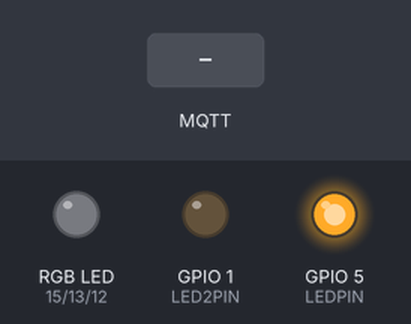
Simulated run of this sketch. Board: ESP8266 (NodeMCU). Shown: an RGB LED mixed from three pins (HIGH = lit), output pins drawn as LEDs (lit = HIGH). The inputs (shaded band) are chosen by the test bench. Dim RGB values are drawn brighter than linear; WiFi joins after 1.5 s; servers stay silent unless stated; storage starts empty; no MQTT or app messages arrive unless stated; the modem accepts every AT command (registered, SIM ready, sends succeed) and sends nothing else.

Above: at 2.7 s.
2.8 s: MQTT message "5" arrives on the first subscribed topic
At 2.96 s:
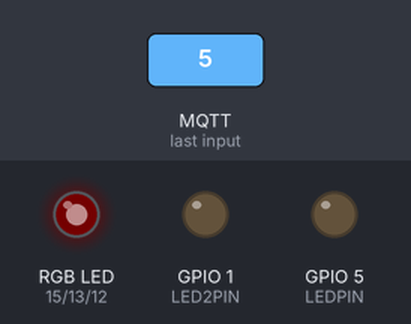
4.9 s: MQTT message "on" arrives on the first subscribed topic
At 5.5 s:
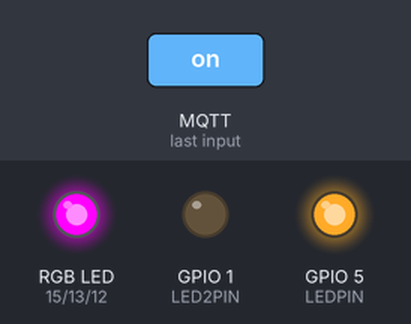
6.6 s: MQTT message "90" arrives on the first subscribed topic
At 8.1 s:
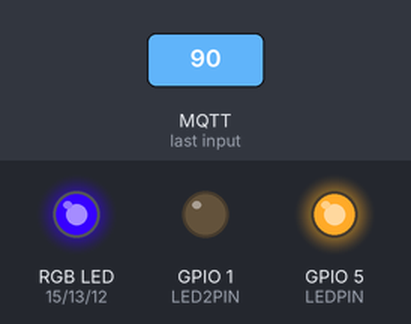
8.3 s: MQTT message "off" arrives on the first subscribed topic
At 10.0 s:
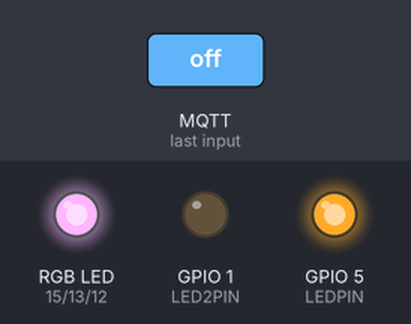
10.7 s: MQTT message "off" arrives on the first subscribed topic
Timing chart, 0 to 13.4 s (numbered marks = the images above; inputs shaded):
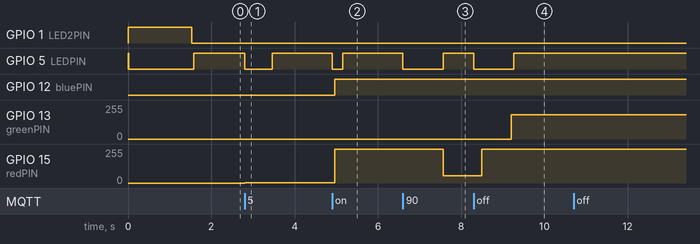

The sketch:

mqtt_withparms_RGB.ino
```cpp
/*
 * This bespoke "hack" code is for the H801 (LIXADA) control module.
 * The H801 module is based on an ESP8266 and can drive a RGB LED strip of lights.
 * - This code responds to MQTT messages of the form ffffff to topic ESP_RGB_1
 * e.g. 00cc00  or ff00cc for RGB control
 *
 * N.B. You have to solder 6 header pins on the H801 - this is so you can connect a cheap FDTI USB for programming.
 */
#include <FS.h>                   //this needs to be first, or it all crashes and burns...

#include <ESP8266WiFi.h>          //https://github.com/esp8266/Arduino

//needed for library
#include <DNSServer.h>
#include <ESP8266WebServer.h>
#include <PubSubClient.h>
#include <WiFiManager.h>          //https://github.com/tzapu/WiFiManager

#include <ArduinoJson.h>          //https://github.com/bblanchon/ArduinoJson

void LED_RED();
void LED_GREEN();
void LED_BLUE();
void change_LED();
int convertToInt(char upper,char lower);

#define PWM_VALUE 63
int gamma_table[PWM_VALUE+1] = {
    0, 1, 1, 2, 2, 2, 2, 2, 3, 3, 3, 4, 4, 5, 5, 6, 6, 7, 8, 9, 10,
    11, 12, 13, 15, 17, 19, 21, 23, 26, 29, 32, 36, 40, 44, 49, 55,
    61, 68, 76, 85, 94, 105, 117, 131, 146, 162, 181, 202, 225, 250,
    279, 311, 346, 386, 430, 479, 534, 595, 663, 739, 824, 918, 1023
};


// RGB FET
#define redPIN    15 //12
#define greenPIN  13 //15
#define bluePIN   12 //13

// onboard green LED D1
#define LEDPIN    5
// onboard red LED D2
#define LED2PIN   1

// note
// TX GPIO2 @Serial1 (Serial ONE)
// RX GPIO3 @Serial


#define LEDoff digitalWrite(LEDPIN,HIGH)
#define LEDon digitalWrite(LEDPIN,LOW)

#define LED2off digitalWrite(LED2PIN,HIGH)
#define LED2on digitalWrite(LED2PIN,LOW)

int led_delay_red = 0;
int led_delay_green = 0;
int led_delay_blue = 0;
#define time_at_colour 1000
unsigned long TIME_LED_RED = 0;
unsigned long TIME_LED_GREEN = 0;
unsigned long TIME_LED_BLUE = 0;
int RED, GREEN, BLUE;
int RED_A = 0;
int GREEN_A = 0;
int BLUE_A = 0;


//define your default values here, if there are different values in config.json, they are overwritten.
//length should be max size + 1
char mqtt_server[40] = "10.1.10.22";
char mqtt_port[6] = "1883";
//char blynk_token[33] = "YOUR_BLYNK_TOKEN";
//default custom static IP
char device_topic[60] = "ESP_RGB_1";
char static_ip[16] = "10.1.10.141";
char static_gw[16] = "10.1.10.1";
char static_sn[16] = "255.255.255.0";
char config_file[25] = "/config.json";
boolean clean_reset = false;  // should be false for production use!

WiFiClient espClient;
PubSubClient client(espClient);
long lastMsg = 0;
char msg[50];
int value = 0;

//flag for saving data
bool shouldSaveConfig = false;

//callback notifying us of the need to save config
void saveConfigCallback () {
  Serial1.println("Should save config");
  shouldSaveConfig = true;
}


void callback(char* topic, byte* payload, unsigned int length) {
  LEDon;
  Serial1.print("Message arrived [");
  Serial1.print(topic);
  Serial1.print("] ");
  for (int i = 0; i < length; i++) {
    Serial1.print((char)payload[i]);
  }
  Serial1.println();

//       String hexRGB =(char)payload[0,1];
         String hexRGB = String((char*)payload);
        // convert HEX to RGB
  Serial1.println();
  Serial1.print(hexRGB);
  Serial1.println();
        hexRGB.toUpperCase();
        char c[6];
        hexRGB.toCharArray(c,7);
        long r = convertToInt(c[0],c[1]); //red
        long g = convertToInt(c[2],c[3]); //green
        long b = convertToInt(c[4],c[5]); //blue
 //Serial1.println(r);      Serial1.println(g);     Serial1.println(b);
        // set value of RGB controller
        int red = map(r,0,255,0,PWM_VALUE);
        red = constrain(red,0,PWM_VALUE);
        int green = map(g,0,255,0,PWM_VALUE);
        green = constrain(green, 0, PWM_VALUE);
        int blue = map(b,0,255,0,PWM_VALUE);
        blue = constrain(blue,0,PWM_VALUE);

        RED = gamma_table[red];
        GREEN = gamma_table[green];
        BLUE = gamma_table[blue];
 //       Serial1.println(RED);      Serial1.println(GREEN);     Serial1.println(BLUE);
        change_LED();

 while ((RED != RED_A) or (GREEN != GREEN_A) or (BLUE != BLUE_A)) {
  if(millis() - TIME_LED_RED >= led_delay_red){
    TIME_LED_RED = millis();
    LED_RED();
  };
//  }else{

  if(millis() - TIME_LED_GREEN >= led_delay_green){
    TIME_LED_GREEN = millis();
    LED_GREEN();
  };
//  }else{

  if(millis() - TIME_LED_BLUE >= led_delay_blue){
    TIME_LED_BLUE = millis();
    LED_BLUE();
  };
//  }}};
//  delayMicroseconds(200);

  };

    LEDoff;

//        Serial1.println(RED_A);      Serial1.println(GREEN_A);     Serial1.println(BLUE_A);

  LEDoff;
}

void reconnect() {
  // Loop until we're reconnected
  while (!client.connected()) {
    LEDon;
    LED2on;
    Serial1.print("Attempting MQTT connection...");
    // Attempt to connect
    if (client.connect("ESP8266Client")) {
      Serial1.println("connected");
      // Once connected, publish an announcement...
      client.publish("outTopic", device_topic);
      // ... and resubscribe
      Serial1.printf("Subscribing to %s\n", device_topic);
      client.subscribe(device_topic);
      LEDoff;
      LED2on;
    } else {
      Serial1.print("failed, rc=");
      Serial1.print(client.state());
      Serial1.println(" try again in 5 seconds");
      // Wait 5 seconds before retrying
      delay(5000);
    }
  }
}

void setup() {
  LEDon;
  LED2on;
  // put your setup code here, to run once:
  pinMode(LEDPIN, OUTPUT);
  pinMode(LED2PIN, OUTPUT);
  pinMode(redPIN, OUTPUT);
  pinMode(greenPIN, OUTPUT);
  pinMode(bluePIN, OUTPUT);


  Serial1.begin(115200);
  Serial1.println();

  LEDoff;
  LED2off;

  //clean FS, for testing
  if (clean_reset) {
    Serial1.println("clean_reset is true, formatting file system...");
    SPIFFS.format();
  }

  //read configuration from FS json
  Serial1.println("mounting FS...");

  if (SPIFFS.begin()) {
    Serial1.println("mounted file system");
    if (SPIFFS.exists(config_file)) {
      //file exists, reading and loading
      Serial1.println("reading config file");
      File configFile = SPIFFS.open(config_file, "r");
      if (configFile) {
        Serial1.println("opened config file");
        size_t size = configFile.size();
        // Allocate a buffer to store contents of the file.
        std::unique_ptr<char[]> buf(new char[size]);

        configFile.readBytes(buf.get(), size);
        DynamicJsonBuffer jsonBuffer;
        JsonObject& json = jsonBuffer.parseObject(buf.get());
        json.printTo(Serial);
        if (json.success()) {
          Serial1.println("\nparsed json");

          strcpy(mqtt_server, json["mqtt_server"]);
          strcpy(mqtt_port, json["mqtt_port"]);
          strcpy(device_topic, json["device_topic"]);
//          strcpy(blynk_token, json["blynk_token"]);

          if(json["ip"]) {
            Serial1.println("setting custom ip from config");
            //static_ip = json["ip"];
            strcpy(static_ip, json["ip"]);
            strcpy(static_gw, json["gateway"]);
            strcpy(static_sn, json["subnet"]);
            //strcat(static_ip, json["ip"]);
            //static_gw = json["gateway"];
            //static_sn = json["subnet"];
            Serial1.println(static_ip);
/*            Serial1.println("converting ip");
            IPAddress ip = ipFromCharArray(static_ip);
            Serial1.println(ip);*/
          } else {
            Serial1.println("no custom ip in config");
          }
        } else {
          Serial1.println("failed to load json config");
        }
      }
    }
  } else {
    Serial1.println("failed to mount FS");
  }
  //end read
  Serial1.println(static_ip);
//  Serial1.println(blynk_token);
  Serial1.println(mqtt_server);


  // The extra parameters to be configured (can be either global or just in the setup)
  // After connecting, parameter.getValue() will get you the configured value
  // id/name placeholder/prompt default length
  WiFiManagerParameter custom_mqtt_server("server", "mqtt server", mqtt_server, 40);
  WiFiManagerParameter custom_mqtt_port("port", "mqtt port", mqtt_port, 5);
  WiFiManagerParameter custom_device_topic("topic", "device topic", device_topic, 60);
//  WiFiManagerParameter custom_blynk_token("blynk", "blynk token", blynk_token, 34);

  //WiFiManager
  //Local intialization. Once its business is done, there is no need to keep it around
  WiFiManager wifiManager;

  //set config save notify callback
  wifiManager.setSaveConfigCallback(saveConfigCallback);

  //set static ip
  IPAddress _ip,_gw,_sn;
  _ip.fromString(static_ip);
  _gw.fromString(static_gw);
  _sn.fromString(static_sn);

  wifiManager.setSTAStaticIPConfig(_ip, _gw, _sn);

  //add all your parameters here
  wifiManager.addParameter(&custom_mqtt_server);
  wifiManager.addParameter(&custom_mqtt_port);
  wifiManager.addParameter(&custom_device_topic);
//  wifiManager.addParameter(&custom_blynk_token);

  //reset settings - for testing
  if (clean_reset) {
    Serial1.println("clean_reset is true, resetting WifiManager...");
    wifiManager.resetSettings();
  }

  //set minimum quality of signal so it ignores AP's under that quality
  //defaults to 8%
  wifiManager.setMinimumSignalQuality();

  //sets timeout until configuration portal gets turned off
  //useful to make it all retry or go to sleep
  //in seconds
  //wifiManager.setTimeout(120);

  //fetches ssid and pass and tries to connect
  //if it does not connect it starts an access point with the specified name
  //here  "AutoConnectAP"
  //and goes into a blocking loop awaiting configuration
  LEDon;
  LED2off;
  if (!wifiManager.autoConnect("AutoConnectAP", "password")) {
    Serial1.println("failed to connect and hit timeout");
    delay(3000);
    //reset and try again, or maybe put it to deep sleep
    ESP.reset();
    delay(5000);
  }

  //if you get here you have connected to the WiFi
  LEDon;
  LED2on;
  Serial1.println("connected...yeey :)");

  //read updated parameters
  strcpy(mqtt_server, custom_mqtt_server.getValue());
  strcpy(mqtt_port, custom_mqtt_port.getValue());
  strcpy(device_topic, custom_device_topic.getValue());
//  strcpy(blynk_token, custom_blynk_token.getValue());

  //save the custom parameters to FS
  if (shouldSaveConfig) {
    Serial1.println("saving config");
    DynamicJsonBuffer jsonBuffer;
    JsonObject& json = jsonBuffer.createObject();
    json["mqtt_server"] = mqtt_server;
    json["mqtt_port"] = mqtt_port;
    json["device_topic"] = device_topic;
//    json["blynk_token"] = blynk_token;

    json["ip"] = WiFi.localIP().toString();
    json["gateway"] = WiFi.gatewayIP().toString();
    json["subnet"] = WiFi.subnetMask().toString();

    File configFile = SPIFFS.open(config_file, "w");
    if (!configFile) {
      Serial1.println("failed to open config file for writing");
    }

    json.prettyPrintTo(Serial);
    json.printTo(configFile);
    configFile.close();
    //end save
  }

  Serial1.println("local ip");
  Serial1.println(WiFi.localIP());
  Serial1.println(WiFi.gatewayIP());
  Serial1.println(WiFi.subnetMask());
  Serial1.println(device_topic);

  client.setServer(mqtt_server, 1883);
  client.setCallback(callback);
}


void change_LED()
{
  int diff_red = abs(RED-RED_A);
  if(diff_red > 0){
    led_delay_red = time_at_colour / abs(RED-RED_A);
  }else{
    led_delay_red = time_at_colour / 1023;
  }

  int diff_green = abs(GREEN-GREEN_A);
  if(diff_green > 0){
    led_delay_green = time_at_colour / abs(GREEN-GREEN_A);
  }else{
    led_delay_green = time_at_colour / 1023;
  }

  int diff_blue = abs(BLUE-BLUE_A);
  if(diff_blue > 0){
    led_delay_blue = time_at_colour / abs(BLUE-BLUE_A);
  }else{
    led_delay_blue = time_at_colour / 1023;
  }

}

void LED_RED()
{
  if(RED != RED_A){
    if(RED_A > RED) RED_A = RED_A - 1;
    if(RED_A < RED) RED_A++;
    analogWrite(redPIN, RED_A);
  }
}

void LED_GREEN()
{
  if(GREEN != GREEN_A){
    if(GREEN_A > GREEN) GREEN_A = GREEN_A - 1;
    if(GREEN_A < GREEN) GREEN_A++;
    analogWrite(greenPIN, GREEN_A);
  }
}

void LED_BLUE()
{
  if(BLUE != BLUE_A){
    if(BLUE_A > BLUE) BLUE_A = BLUE_A - 1;
    if(BLUE_A < BLUE) BLUE_A++;
    analogWrite(bluePIN, BLUE_A);
  }
}

int convertToInt(char upper,char lower)
{
  int uVal = (int)upper;
  int lVal = (int)lower;
  uVal = uVal >64 ? uVal - 55 : uVal - 48;
  uVal = uVal << 4;
  lVal = lVal >64 ? lVal - 55 : lVal - 48;
  return uVal + lVal;
}


void loop() {
  // put your main code here, to run repeatedly:


  if (!client.connected()) {
    reconnect();
  }
  client.loop();

//  long now = millis();
//  if (now - lastMsg > 2000) {
//    lastMsg = now;
//    ++value;
//    snprintf (msg, 75, "hello world #%ld", value);
//    Serial1.print("Publish message: ");
//    Serial1.println(msg);
//    client.publish("outTopic", msg);
//  }
}
```

Measured:
- after the input at 2.8 s, GPIO 5 (LEDPIN): HIGH → LOW at once, → HIGH 0.67 s later; GPIO 15 (redPIN): 0/255 → 1/255 at once, → 2/255 0.33 s later, → 3/255 0.33 s later
- after the input at 4.9 s, GPIO 5 (LEDPIN): HIGH → LOW at once, → HIGH 0.26 s later; GPIO 12 (bluePIN): LOW → HIGH after 0.07 s; GPIO 15 (redPIN): 3/255 → 255/255 after 0.07 s
- after the input at 6.6 s, GPIO 5 (LEDPIN): HIGH → LOW at once, → HIGH 0.97 s later; GPIO 15 (redPIN): 255/255 → 55/255 after 0.97 s
- after the input at 8.3 s, GPIO 5 (LEDPIN): HIGH → LOW at once, → HIGH 0.97 s later; GPIO 13 (greenPIN): 0/255 → 181/255 after 0.90 s; GPIO 15 (redPIN): 55/255 → 255/255 after 0.20 s
